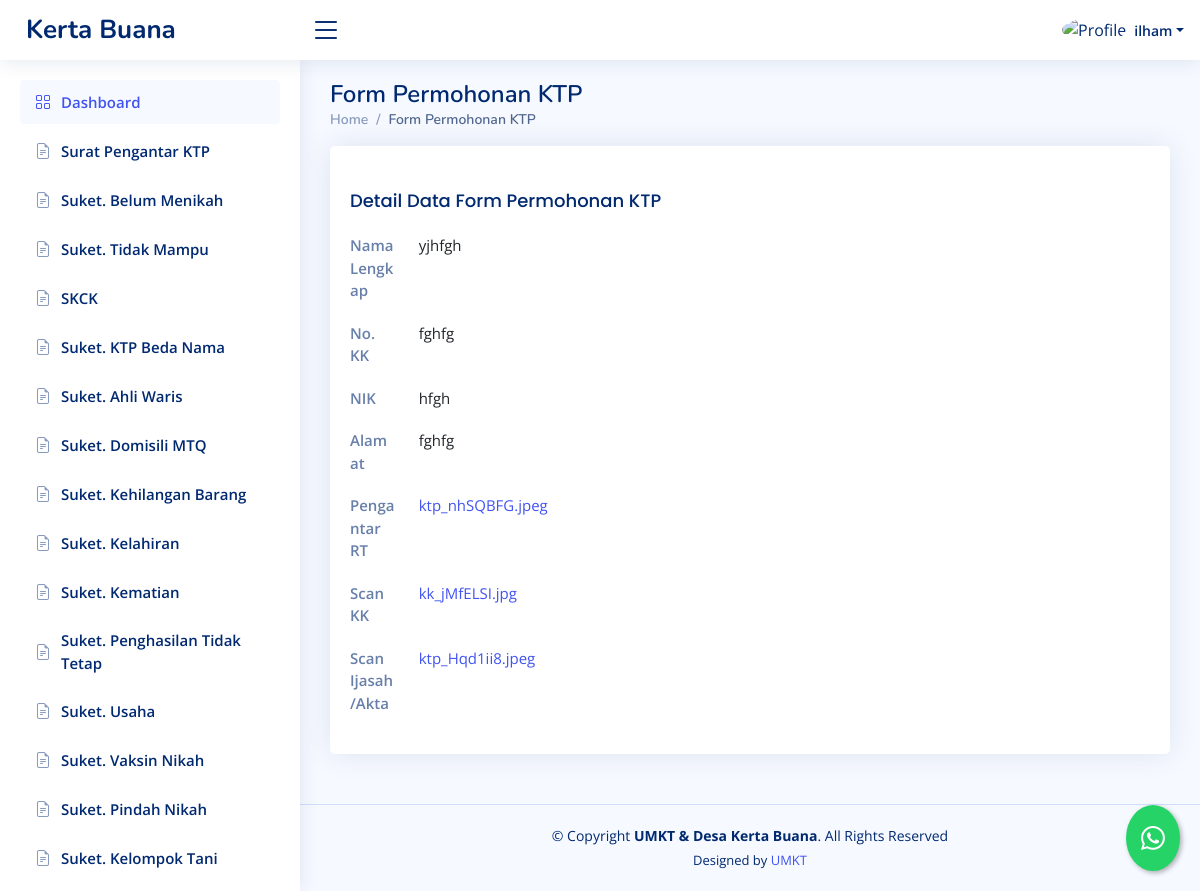
Screenshot of /dashboard/suket-permohonan-ktp/detail/6 (signed in) with the database file from the repository.
### dashboard/models.py (models this page shows, shortened)
class SuketPermohonanKTP(models.Model):
    STATUS_CHOICES = [
        ('review', 'Proses Review'),
        ('approved', 'Disetujui'),
        ('rejected', 'Ditolak'),
    ]
    penulis = models.ForeignKey(User, on_delete=models.CASCADE, blank=True, null=True)
    nama = models.CharField(max_length=255)
    nokk = models.CharField(max_length=255)
    nik = models.CharField(max_length=255)
    alamat = models.CharField(max_length=255)
    pengantarrt = models.URLField(blank=True, null=True)
    scankk = models.URLField(blank=True, null=True)
    scanijasahakta = models.URLField(blank=True, null=True)
    date = models.DateTimeField(default=timezone.now, blank=True)
    status = models.CharField(max_length=20, choices=STATUS_CHOICES, default='review')

### dashboard/views.py (the view)
# urls.py: path("suket-permohonan-ktp/detail/<int:id>", detail_suketpermohonanktp, name="detail_suketpermohonanktp"),
@login_required
def detail_suketpermohonanktp(request, id):
    template_name = "backend/detail_suketpermohonanktp.html"
    suket = get_object_or_404(SuketPermohonanKTP, id=id)
    context = {
        'suket': suket,
    }
    return render(request, template_name, context)

### templates/backend/detail_suketpermohonanktp.html
{% extends "backend/base_ui.html" %} {% load static %} {% load custom_filters %}
{% block konten %}
<div class="pagetitle">
  <h1>Form Permohonan KTP</h1>
  <nav>
    <ol class="breadcrumb">
      <li class="breadcrumb-item"><a href="{% url 'dashboard' %}">Home</a></li>
      <li class="breadcrumb-item active">Form Permohonan KTP</li>
    </ol>
  </nav>
</div>
<section class="section profile">
  <div class="row">
    <div class="col-xl-12">
      <div class="card">
        <div class="card-body pt-3">
          <div class="tab-content pt-2">
            <div class="tab-pane fade show active profile-overview" id="profile-overview">
              <h5 class="card-title">Detail Data Form Permohonan KTP</h5>
              <div class="row">
                <div class="col-lg-1 col-md-3 label">Nama Lengkap</div>
                <div class="col-lg-10 col-md-9">{{ suket.nama }}</div>
              </div>
              <div class="row">
                <div class="col-lg-1 col-md-3 label">No. KK</div>
                <div class="col-lg-10 col-md-9">{{ suket.nokk }}</div>
              </div>
              <div class="row">
                <div class="col-lg-1 col-md-3 label">NIK</div>
                <div class="col-lg-10 col-md-9">{{ suket.nik }}</div>
              </div>
              <div class="row">
                <div class="col-lg-1 col-md-3 label">Alamat</div>
                <div class="col-lg-10 col-md-9">{{ suket.alamat }}</div>
              </div>
              <div class="row">
                <div class="col-lg-1 col-md-3 label">Pengantar RT</div>
                <div class="col-lg-10 col-md-9">
                  <a href="{{ suket.pengantarrt }}">
                    {{ suket.pengantarrt|filename }}</a>
                </div>
              </div>
              <div class="row">
                <div class="col-lg-1 col-md-3 label">Scan KK</div>
                <div class="col-lg-10 col-md-9">
                  <a href="{{ suket.scankk }}">
                    {{ suket.scankk|filename }}</a>
                </div>
              </div>
              <div class="row">
                <div class="col-lg-1 col-md-3 label">Scan Ijasah/Akta</div>
                <div class="col-lg-10 col-md-9">
                  <a href="{{ suket.scanijasahakta }}">
                    {{ suket.scanijasahakta|filename }}</a>
                </div>
              </div>
            </div>
          </div>
        </div>
      </div>
    </div>
  </div>
</section>
{% endblock konten %}

### templates/backend/base_ui.html (shortened to what this page needs)
{% load static %}
<!DOCTYPE html>
<html lang="en">
  <head>
    <link
      href="{% static 'backend/vendor/bootstrap/css/bootstrap.min.css'%}"
      rel="stylesheet"
    />
    <link
      href="{% static 'backend/vendor/bootstrap-icons/bootstrap-icons.css'%}"
      rel="stylesheet"
    />
    <link
      href="{% static 'backend/vendor/boxicons/css/boxicons.min.css'%}"
      rel="stylesheet"
    />
    <link
      href="{% static 'backend/vendor/quill/quill.snow.css'%}"
      rel="stylesheet"
    />
    <link
      href="{% static 'backend/vendor/quill/quill.bubble.css'%}"
      rel="stylesheet"
    />
    <link
      href="{% static 'backend/vendor/remixicon/remixicon.css'%}"
      rel="stylesheet"
    />
    <link
      href="{% static 'backend/vendor/simple-datatables/style.css'%}"
      rel="stylesheet"
    />
    <link href="{% static 'backend/css/style.css'%}" rel="stylesheet" />
  </head>
  <body>
    <header id="header" class="header fixed-top d-flex align-items-center">
      <div class="d-flex align-items-center justify-content-between">
        <a href="{% url 'welcome'%}" class="logo d-flex align-items-center">
          <span class="d-none d-lg-block">Kerta Buana</span>
        </a>
        <i class="bi bi-list toggle-sidebar-btn"></i>
      </div>
      <nav class="header-nav ms-auto">
        <ul class="d-flex align-items-center">
          <li class="nav-item dropdown pe-3">
            <a
              class="nav-link nav-profile d-flex align-items-center pe-0"
              href="#"
              data-bs-toggle="dropdown"
            >
              {% if user.is_superuser %}
              <img
                src="{% static 'backend/img/orang.png'%}"
                alt="Profile"
                class="rounded-circle"
              />
              {% else %}
              <img
                src="{% static 'backend/img/family.png'%}"
                alt="Profile"
                class="rounded-circle"
              />
              {% endif %}
              <span class="d-none d-md-block dropdown-toggle ps-2"
                >{{request.user.username}}</span
              > </a
            >
          </li>
        </ul>
      </nav>
    </header>
    <aside id="sidebar" class="sidebar">
      <ul class="sidebar-nav" id="sidebar-nav">
        <li class="nav-item">
          <a class="nav-link" href="{% url 'dashboard'%}">
            <i class="bi bi-grid"></i>
            <span>Dashboard</span>
          </a>
        </li>
        {% if user.is_superuser %}
        <li class="nav-item">
          <a
            class="nav-link collapsed"
            data-bs-target="#forms-nav"
            data-bs-toggle="collapse"
            href="#"
          >
            <i class="bi bi-journal-text"></i><span>Surat</span
            ><i class="bi bi-chevron-down ms-auto"></i>
          </a>
          <ul
            id="forms-nav"
            class="nav-content collapse"
            data-bs-parent="#sidebar-nav"
          >
            <li>
              <a href="{% url 'suketpermohonanktp' %}">
                <i class="bi bi-circle"></i><span>Surat Pengantar KTP</span>
              </a>
            </li>
            <li>
              <a href="{% url 'suketbelummenikah'%}">
                <i class="bi bi-circle"></i><span>Suket. Belum Menikah</span>
              </a>
            </li>
            <li>
              <a href="{% url 'sukettidakmampu'%}">
                <i class="bi bi-circle"></i><span>Suket. Tidak Mampu</span>
              </a>
            </li>
            <li>
              <a href="{% url 'skck'%}">
                <i class="bi bi-circle"></i><span>SKCK</span>
              </a>
            </li>
            <li>
              <a href="{% url 'suketktpbedanama'%}">
                <i class="bi bi-circle"></i><span>Suket. KTP Beda Nama</span>
              </a>
            </li>
            <li>
              <a href="{% url 'suketahliwaris' %}">
                <i class="bi bi-circle"></i><span>Suket. Ahli Waris</span>
              </a>
            </li>
            <li>
              <a href="{% url 'suketMTQ'%}">
                <i class="bi bi-circle"></i><span>Suket. Domisili MTQ</span>
              </a>
            </li>
            <li>
              <a href="{% url 'suketkehilangan' %}">
                <i class="bi bi-circle"></i
                ><span>Suket. Kehilangan Barang</span>
              </a>
            </li>
            <li>
              <a href="{% url 'suketkelahiran' %}">
                <i class="bi bi-circle"></i><span>Suket. Kelahiran</span>
              </a>
            </li>
            <li>
              <a href="{% url 'suketkematian' %}">
                <i class="bi bi-circle"></i><span>Suket. Kematian</span>
              </a>
            </li>
            <li>
              <a href="{% url 'suketpenghasilantidaktetap' %}">
                <i class="bi bi-circle"></i
                ><span>Suket. Penghasilan Tidak Tetap</span>
              </a>
            </li>
            <li>
              <a href="{% url 'suketusaha' %}">
                <i class="bi bi-circle"></i><span>Suket. Usaha</span>
              </a>
            </li>
            <li>
              <a href="{% url 'suketvaksinnikah' %}">
                <i class="bi bi-circle"></i><span>Suket. Vaksin Nikah</span>
              </a>
            </li>
            <li>
              <a href="{% url 'suketpindahnikah' %}">
                <i class="bi bi-circle"></i><span>Suket. Pindah Nikah</span>
              </a>
            </li>
            <li>
              <a href="{% url 'suketrekkeltani' %}">
                <i class="bi bi-circle"></i><span>Suket. Kelompok Tani</span>
              </a>
            </li>
          </ul>
        </li>
        {% else %}
        <li class="nav-item">
          <a class="nav-link collapsed" href="{% url 'suketpermohonanktp' %}">
            <i class="bi bi-file-earmark-text"></i
            ><span>Surat Pengantar KTP</span>
          </a>
        </li>
        <li class="nav-item">
          <a class="nav-link collapsed" href="{% url 'suketbelummenikah'%}">
            <i class="bi bi-file-earmark-text"></i
            ><span>Suket. Belum Menikah</span>
          </a>
        </li>
        <li class="nav-item">
          <a class="nav-link collapsed" href="{% url 'sukettidakmampu'%}">
            <i class="bi bi-file-earmark-text"></i
            ><span>Suket. Tidak Mampu</span>
          </a>
        </li>
        <li class="nav-item">
          <a class="nav-link collapsed" href="{% url 'skck'%}">
            <i class="bi bi-file-earmark-text"></i><span>SKCK</span>
          </a>
        </li>
        <li class="nav-item">
          <a class="nav-link collapsed" href="{% url 'suketktpbedanama'%}">
            <i class="bi bi-file-earmark-text"></i
            ><span>Suket. KTP Beda Nama</span>
          </a>
        </li>
        <li class="nav-item">
          <a class="nav-link collapsed" href="{% url 'suketahliwaris' %}">
            <i class="bi bi-file-earmark-text"></i
            ><span>Suket. Ahli Waris</span>
          </a>
        </li>
        <li class="nav-item">
          <a class="nav-link collapsed" href="{% url 'suketMTQ'%}">
            <i class="bi bi-file-earmark-text"></i
            ><span>Suket. Domisili MTQ</span>
          </a>
        </li>
        <li class="nav-item">
          <a class="nav-link collapsed" href="{% url 'suketkehilangan' %}">
            <i class="bi bi-file-earmark-text"></i
            ><span>Suket. Kehilangan Barang</span>
          </a>
        </li>
        <li class="nav-item">
          <a class="nav-link collapsed" href="{% url 'suketkelahiran' %}">
            <i class="bi bi-file-earmark-text"></i><span>Suket. Kelahiran</span>
          </a>
        </li>
        <li class="nav-item">
          <a class="nav-link collapsed" href="{% url 'suketkematian' %}">
            <i class="bi bi-file-earmark-text"></i><span>Suket. Kematian</span>
          </a>
        </li>
        <li class="nav-item">
          <a
            class="nav-link collapsed"
            href="{% url 'suketpenghasilantidaktetap' %}"
          >
            <i class="bi bi-file-earmark-text"></i
            ><span>Suket. Penghasilan Tidak Tetap</span>
          </a>
        </li>
        <li class="nav-item">
          <a class="nav-link collapsed" href="{% url 'suketusaha' %}">
            <i class="bi bi-file-earmark-text"></i><span>Suket. Usaha</span>
          </a>
        </li>
        <li class="nav-item">
          <a class="nav-link collapsed" href="{% url 'suketvaksinnikah' %}">
            <i class="bi bi-file-earmark-text"></i
            ><span>Suket. Vaksin Nikah</span>
          </a>
        </li>
        <li class="nav-item">
          <a class="nav-link collapsed" href="{% url 'suketpindahnikah' %}">
            <i class="bi bi-file-earmark-text"></i
            ><span>Suket. Pindah Nikah</span>
          </a>
        </li>
        <li class="nav-item">
          <a class="nav-link collapsed" href="{% url 'suketrekkeltani' %}">
            <i class="bi bi-file-earmark-text"></i
            ><span>Suket. Kelompok Tani</span>
          </a>
        </li>
        {% endif %}
      </ul>
    </aside>
    <main id="main" class="main">
      {% block konten %}{% endblock konten %}
    </main>
    <footer id="footer" class="footer">
      <div class="copyright">
        &copy; Copyright <strong><span>UMKT & Desa Kerta Buana</span></strong
        >. All Rights Reserved
      </div>
      <div class="credits">
        Designed by <a href="https://www.umkt.ac.id/">UMKT</a>
      </div>
    </footer>
    <a
      href="https://wa.me/6281234567890?text=Halo,%20saya%20butuh%20bantuan"
      class="whatsapp-float"
      target="_blank"
      title="Hubungi kami via WhatsApp"
    >
      <i class="bi bi-whatsapp"></i>
    </a>
  </body>
</html>

### rows the page displays
SuketPermohonanKTP: nama "yjhfgh", nokk "fghfg", nik "hfgh", alamat "fghfg", pengantarrt|filename "ktp_nhSQBFG.jpeg", scankk|filename "kk_jMfELSI.jpg", scanijasahakta|filename "ktp_Hqd1ii8.jpeg"

### other values shown
{{ request.user.username }} "ilham"
